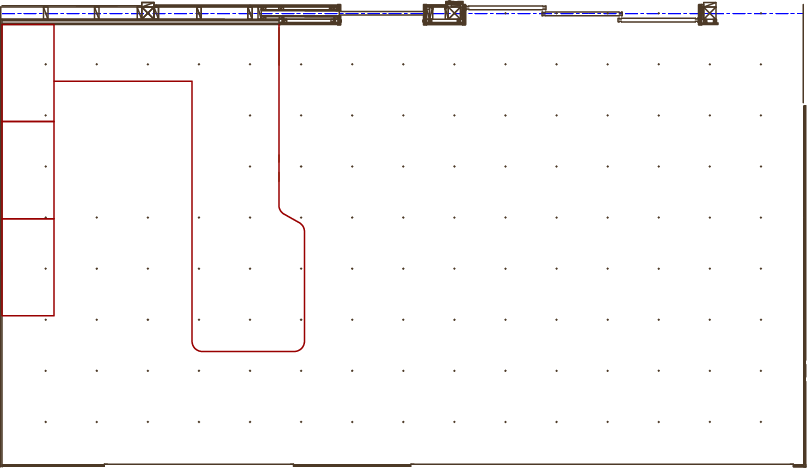
#> input picture map.png, 807 x 468 px
$ python main.py   (older library calls are emulated)
#> lines starting #> are read from the running program, lines starting #| are printed output that depends on the picture
### clicker.py
from matplotlib import pyplot as plt
from matplotlib import gridspec as gs
import numpy as np
import scipy.ndimage as ndi
import matplotlib.cm as cm
from scipy.spatial import KDTree
import math
#import Gaussian_kernel_smooth_density

arm_trj = [[ 0 , -72 ],[ 6 , -71 ],[ 13 , -70 ],[ 19 , -69 ],[ 25 , -67 ],[ 30 , -65 ],
            [ 36 , -62 ],[ 41 , -59 ],[ 46 , -55 ],[ 51 , -50 ],[ 55 , -46 ],[ 59 , -41 ],
            [ 62 , -36 ],[ 65 , -30 ],[ 68 , -23 ],[ 70 , -16 ],[ 71 , -11 ],[ 72 , 0 ]
            ]


# [26 lines left out: functions grid_density_kdtree, grid_density_gaussian_filter, not called in this run]


class clicker_class(object):
    def __init__(self, ax, larm, rarm ):
        self.mode = 0
        self.map = []
        print "clicker init"
        self.ax = ax

        self.larm = larm
        self.rarm = rarm
        self.larm.calc_invkinematicks(y=-72, x=0)
        self.rarm.calc_invkinematicks(x=72, y=0)

        self.ax.set_title('BMI house layout at experiment room')
        im = plt.imread("map.png");
#> im is the input picture: shape (468, 807, 4) float32; mean R, G, B, A 0.97, 0.962, 0.962, 0.0356
        self.ymax, self.xmax = im.shape[:2]
#> self.ymax = 468; self.xmax = 807
        self.ax.imshow(im, extent=[0, self.xmax, 0, self.ymax])
        self.ax.grid(True)
        self.ax.autoscale(False)

        self.canvas = ax.get_figure().canvas
        self.cid = None
        self.pt_lst = []
        self.pt_plot = ax.plot([], [], marker='o',linestyle='none', zorder=5)[0]
        #self.pix_err = pix_err
        self.connect_sf()

    # [11 lines left out: functions set_visible, clear, not called in this run]


    def connect_sf(self):
        print "connect_sf"
        if self.cid is None:
            self.cid = self.canvas.mpl_connect('button_press_event', self.click_event)
            self.cid = self.canvas.mpl_connect('key_press_event', self.on_key)
            #self.cid = self.canvas.mpl_connect()


    # [100 lines left out: functions disconnect_sf, on_key, plot_field_map, click_event, remove_pt, redraw and 2 more, not called in this run]
        #print raito, desired_pos

### arm.py
from matplotlib import pyplot as plt
import numpy as np
import math

L1 = 26.0
L2 = 46.0

class arm_class(object):
    def __init__(self, ax, pix_err=1):
        print "arm init"
        self.canvas = ax.get_figure().canvas
        self.x = np.zeros(3)
        self.y = np.zeros(3)
        self.angle = np.zeros(2)
        self.pt_plot = ax.plot([], [], marker='o', zorder=5)[0]


    def calc_invkinematicks(self, x, y):
        print "calc_invkinematicks : ", x, y
        numer = math.sqrt( 4*L1*L1*L2*L2 - ((x*x + y*y) - (L1*L1 + L2*L2))*((x*x + y*y) - (L1*L1 + L2*L2)))
        denom = 2*L1*L1 + (x*x + y*y) - (L1*L1 + L2*L2)
        self.angle[0] = -( math.atan2(x,y) - math.atan2(numer,denom) - np.deg2rad(90) )
        self.angle[1] = -( np.arccos( ((x*x + y*y) - (L1*L1 + L2*L2)) / (2*L1*L2) ) )
        #print "calc angle = ", self.angle*180/3.14
        self.plt_trj()

    def plt_trj(self):
        print "plt trj"
        self.x[0] = 0
        self.y[0] = 0
        self.x[1] = L1*math.cos(self.angle[0]);
        self.y[1] = L1*math.sin(self.angle[0]);
        self.x[2] = self.x[1] + L2*math.cos(self.angle[0] + self.angle[1]);
        self.y[2] = self.y[1] + L2*math.sin(self.angle[0] + self.angle[1]);
        self.pt_plot.set_xdata(self.x)
        self.pt_plot.set_ydata(self.y)

### main.py
from matplotlib import pyplot as plt
from matplotlib import gridspec as gs
import numpy as np
import clicker
import arm
import fieldMap

plt.figure(num=None, figsize=(8, 6), dpi=100, facecolor='w', edgecolor='k')
gs = gs.GridSpec(2, 4)
gs.update(left=0.05, right=0.98, hspace=0.3)

houseMap = plt.subplot(gs[:, :-1])

leftArm = plt.subplot(gs[:-1, -1])
leftArm.axis('scaled')
plt.xticks(np.arange(0,80,20))
plt.xlim(0,80)
plt.ylim(-80,80)
leftArm.set_title('leftArm')

rightArm = plt.subplot(gs[-1, -1])
rightArm.axis('scaled')
plt.xticks(np.arange(0,80,20))
plt.xlim(0,80)
plt.ylim(-80,80)
rightArm.set_title('rightArm')

larm = arm.arm_class(leftArm)
rarm = arm.arm_class(rightArm)
cc = clicker.clicker_class(houseMap, larm, rarm)
plt.show()
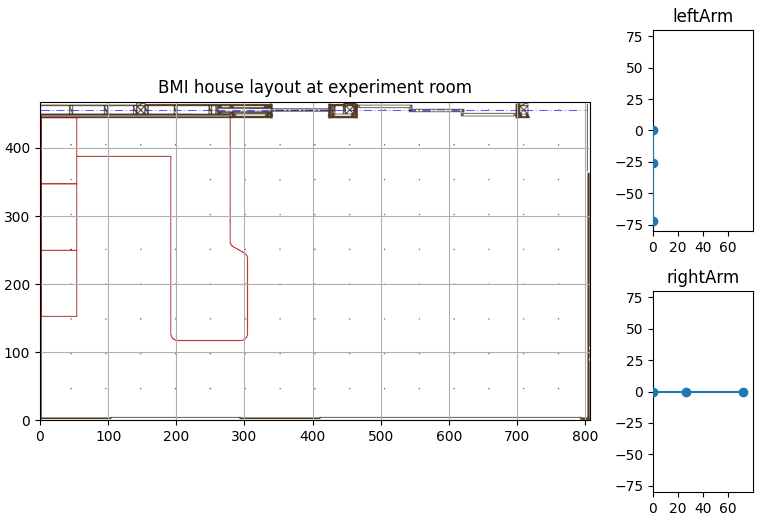
#> figure drawn by matplotlib, 3 panels
